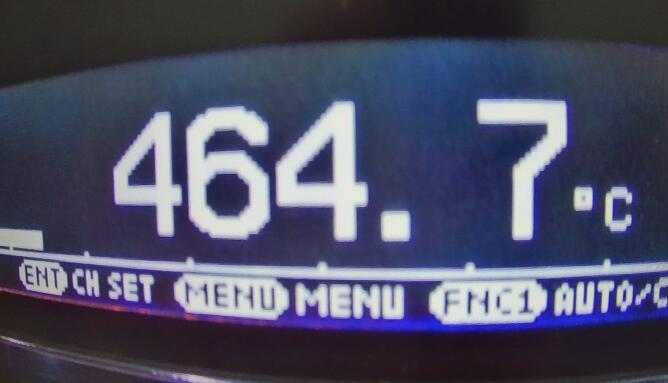
#> input picture testocr/test.jpg, 668 x 383 px
$ python prepro.py
#> lines starting #> are read from the running program, lines starting #| are printed output that depends on the picture
from PIL import Image
from numpy import *
import cv2 as cv

im = array(Image.open('test.jpg').convert('L'))
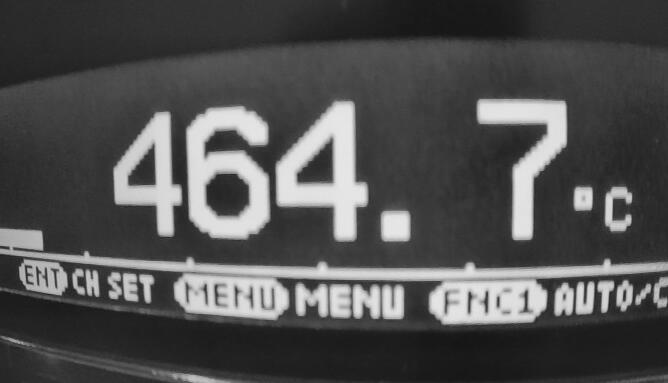
#> im: shape (383, 668); min 20, max 233, mean 79.9


im2 = 255 - im # 对图像进行反相处理
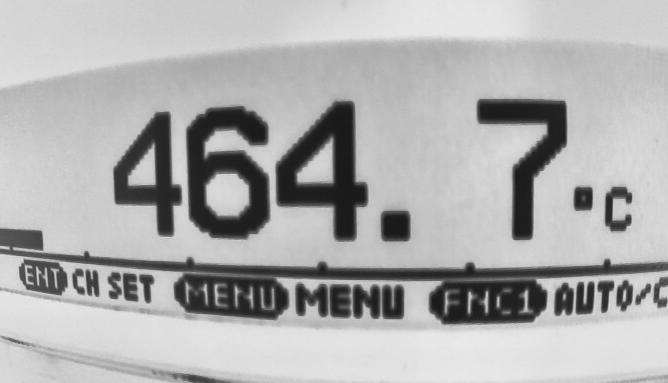
#> im2: shape (383, 668); min 22, max 235, mean 175.1
pil_im = Image.fromarray(im2)
pil_im.save('convertest.png')
pil_im.show()

# [26 lines of commented-out code are left out]

$ run again, with testocr/tt.jpg copied over testocr/test.jpg
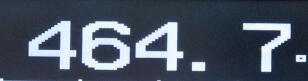
#> input picture testocr/tt.jpg, 308 x 81 px
#> `im = array(Image.open('test.jpg').convert('L'))`:
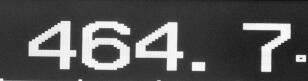
#> im: shape (81, 308); min 16, max 253, mean 83.7
#> `im2 = 255 - im`:
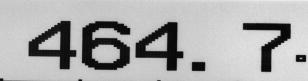
#> im2: shape (81, 308); min 2, max 239, mean 171.3
